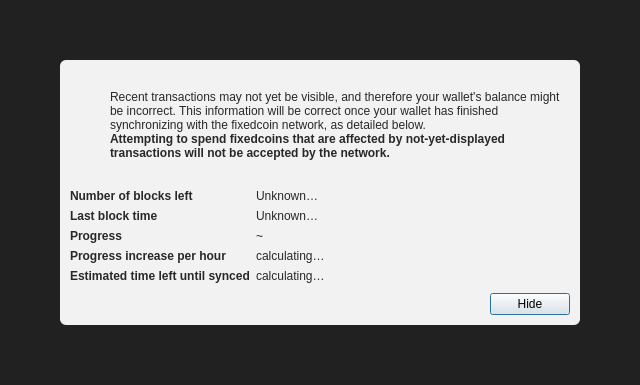
<?xml version="1.0" encoding="UTF-8"?>
<ui version="4.0">
 <class>ModalOverlay</class>
 <widget class="QWidget" name="ModalOverlay">
  <property name="geometry">
   <rect>
    <x>0</x>
    <y>0</y>
    <width>640</width>
    <height>385</height>
   </rect>
  </property>
  <property name="windowTitle">
   <string>Form</string>
  </property>
  <layout class="QVBoxLayout" name="verticalLayout" stretch="0">
   <property name="sizeConstraint">
    <enum>QLayout::SetDefaultConstraint</enum>
   </property>
   <property name="leftMargin">
    <number>0</number>
   </property>
   <property name="topMargin">
    <number>0</number>
   </property>
   <property name="rightMargin">
    <number>0</number>
   </property>
   <property name="bottomMargin">
    <number>0</number>
   </property>
   <item>
    <widget class="QWidget" name="bgWidget" native="true">
     <property name="styleSheet">
      <string notr="true">#bgWidget { background: rgba(0,0,0,220); }</string>
     </property>
     <layout class="QVBoxLayout" name="verticalLayoutMain" stretch="1">
      <property name="leftMargin">
       <number>60</number>
      </property>
      <property name="topMargin">
       <number>60</number>
      </property>
      <property name="rightMargin">
       <number>60</number>
      </property>
      <property name="bottomMargin">
       <number>60</number>
      </property>
      <item>
       <widget class="QWidget" name="contentWidget" native="true">
        <property name="styleSheet">
         <string notr="true">#contentWidget { background: rgba(255,255,255,240); border-radius: 6px; }

QLabel { color: rgb(40,40,40);  }</string>
        </property>
        <layout class="QVBoxLayout" name="verticalLayoutSub" stretch="1,0,0,0">
         <property name="spacing">
          <number>0</number>
         </property>
         <property name="leftMargin">
          <number>10</number>
         </property>
         <property name="topMargin">
          <number>10</number>
         </property>
         <property name="rightMargin">
          <number>10</number>
         </property>
         <property name="bottomMargin">
          <number>10</number>
         </property>
         <item>
          <layout class="QHBoxLayout" name="horizontalLayoutIconText" stretch="0,1">
           <property name="topMargin">
            <number>20</number>
           </property>
           <item>
            <layout class="QVBoxLayout" name="verticalLayoutIcon">
             <property name="leftMargin">
              <number>0</number>
             </property>
             <item>
              <widget class="QPushButton" name="warningIcon">
               <property name="enabled">
                <bool>false</bool>
               </property>
               <property name="text">
                <string/>
               </property>
               <property name="icon">
                <iconset>
                 <normaloff>:/icons/warning</normaloff>
                 <disabledoff>:/icons/warning</disabledoff>:/icons/warning</iconset>
               </property>
               <property name="iconSize">
                <size>
                 <width>48</width>
                 <height>48</height>
                </size>
               </property>
               <property name="flat">
                <bool>true</bool>
               </property>
              </widget>
             </item>
             <item>
              <spacer name="verticalSpacerWarningIcon">
               <property name="orientation">
                <enum>Qt::Vertical</enum>
               </property>
               <property name="sizeHint" stdset="0">
                <size>
                 <width>20</width>
                 <height>40</height>
                </size>
               </property>
              </spacer>
             </item>
            </layout>
           </item>
           <item>
            <layout class="QVBoxLayout" name="verticalLayoutInfoText">
             <property name="leftMargin">
              <number>0</number>
             </property>
             <property name="topMargin">
              <number>0</number>
             </property>
             <item>
              <widget class="QLabel" name="infoText">
               <property name="text">
                <string>Recent transactions may not yet be visible, and therefore your wallet's balance might be incorrect. This information will be correct once your wallet has finished synchronizing with the fixedcoin network, as detailed below.</string>
               </property>
               <property name="textFormat">
                <enum>Qt::RichText</enum>
               </property>
               <property name="wordWrap">
                <bool>true</bool>
               </property>
              </widget>
             </item>
             <item>
              <widget class="QLabel" name="infoTextStrong">
               <property name="font">
                <font>
                 <weight>75</weight>
                 <bold>true</bold>
                </font>
               </property>
               <property name="text">
                <string>Attempting to spend fixedcoins that are affected by not-yet-displayed transactions will not be accepted by the network.</string>
               </property>
               <property name="textFormat">
                <enum>Qt::RichText</enum>
               </property>
               <property name="wordWrap">
                <bool>true</bool>
               </property>
              </widget>
             </item>
             <item>
              <spacer name="verticalSpacerInTextSpace">
               <property name="orientation">
                <enum>Qt::Vertical</enum>
               </property>
               <property name="sizeHint" stdset="0">
                <size>
                 <width>20</width>
                 <height>40</height>
                </size>
               </property>
              </spacer>
             </item>
            </layout>
           </item>
          </layout>
         </item>
         <item>
          <spacer name="verticalSpacerAfterText">
           <property name="orientation">
            <enum>Qt::Vertical</enum>
           </property>
           <property name="sizeHint" stdset="0">
            <size>
             <width>20</width>
             <height>40</height>
            </size>
           </property>
          </spacer>
         </item>
         <item>
          <layout class="QFormLayout" name="formLayout">
           <property name="fieldGrowthPolicy">
            <enum>QFormLayout::FieldsStayAtSizeHint</enum>
           </property>
           <property name="horizontalSpacing">
            <number>6</number>
           </property>
           <property name="verticalSpacing">
            <number>6</number>
           </property>
           <property name="topMargin">
            <number>10</number>
           </property>
           <item row="0" column="0">
            <widget class="QLabel" name="labelNumberOfBlocksLeft">
             <property name="font">
              <font>
               <weight>75</weight>
               <bold>true</bold>
              </font>
             </property>
             <property name="text">
              <string>Number of blocks left</string>
             </property>
            </widget>
           </item>
           <item row="0" column="1">
            <widget class="QLabel" name="numberOfBlocksLeft">
             <property name="text">
              <string>Unknown…</string>
             </property>
            </widget>
           </item>
           <item row="1" column="0">
            <widget class="QLabel" name="labelLastBlockTime">
             <property name="font">
              <font>
               <weight>75</weight>
               <bold>true</bold>
              </font>
             </property>
             <property name="text">
              <string>Last block time</string>
             </property>
            </widget>
           </item>
           <item row="1" column="1">
            <widget class="QLabel" name="newestBlockDate">
             <property name="sizePolicy">
              <sizepolicy hsizetype="Maximum" vsizetype="Preferred">
               <horstretch>0</horstretch>
               <verstretch>0</verstretch>
              </sizepolicy>
             </property>
             <property name="text">
              <string>Unknown…</string>
             </property>
            </widget>
           </item>
           <item row="2" column="0">
            <widget class="QLabel" name="labelSyncDone">
             <property name="font">
              <font>
               <weight>75</weight>
               <bold>true</bold>
              </font>
             </property>
             <property name="text">
              <string>Progress</string>
             </property>
            </widget>
           </item>
           <item row="2" column="1">
            <layout class="QHBoxLayout" name="horizontalLayoutSync" stretch="0,1">
             <item>
              <widget class="QLabel" name="percentageProgress">
               <property name="text">
                <string notr="true">~</string>
               </property>
              </widget>
             </item>
            </layout>
           </item>
           <item row="4" column="0">
            <widget class="QLabel" name="labelProgressIncrease">
             <property name="font">
              <font>
               <weight>75</weight>
               <bold>true</bold>
              </font>
             </property>
             <property name="text">
              <string>Progress increase per hour</string>
             </property>
            </widget>
           </item>
           <item row="4" column="1">
            <widget class="QLabel" name="progressIncreasePerH">
             <property name="text">
              <string>calculating…</string>
             </property>
            </widget>
           </item>
           <item row="5" column="0">
            <widget class="QLabel" name="labelEstimatedTimeLeft">
             <property name="font">
              <font>
               <weight>75</weight>
               <bold>true</bold>
              </font>
             </property>
             <property name="text">
              <string>Estimated time left until synced</string>
             </property>
            </widget>
           </item>
           <item row="5" column="1">
            <widget class="QLabel" name="expectedTimeLeft">
             <property name="text">
              <string>calculating…</string>
             </property>
            </widget>
           </item>
          </layout>
         </item>
         <item>
          <layout class="QHBoxLayout" name="horizontalLayoutButtons">
           <property name="leftMargin">
            <number>10</number>
           </property>
           <property name="topMargin">
            <number>10</number>
           </property>
           <item>
            <spacer name="horizontalSpacer">
             <property name="orientation">
              <enum>Qt::Horizontal</enum>
             </property>
             <property name="sizeHint" stdset="0">
              <size>
               <width>40</width>
               <height>20</height>
              </size>
             </property>
            </spacer>
           </item>
           <item>
            <widget class="QPushButton" name="closeButton">
             <property name="text">
              <string>Hide</string>
             </property>
             <property name="shortcut">
              <string>Esc</string>
             </property>
             <property name="focusPolicy">
              <enum>Qt::StrongFocus</enum>
             </property>
             <property name="default">
              <bool>true</bool>
             </property>
            </widget>
           </item>
          </layout>
         </item>
        </layout>
       </widget>
      </item>
     </layout>
    </widget>
   </item>
  </layout>
 </widget>
 <resources/>
 <connections/>
</ui>
